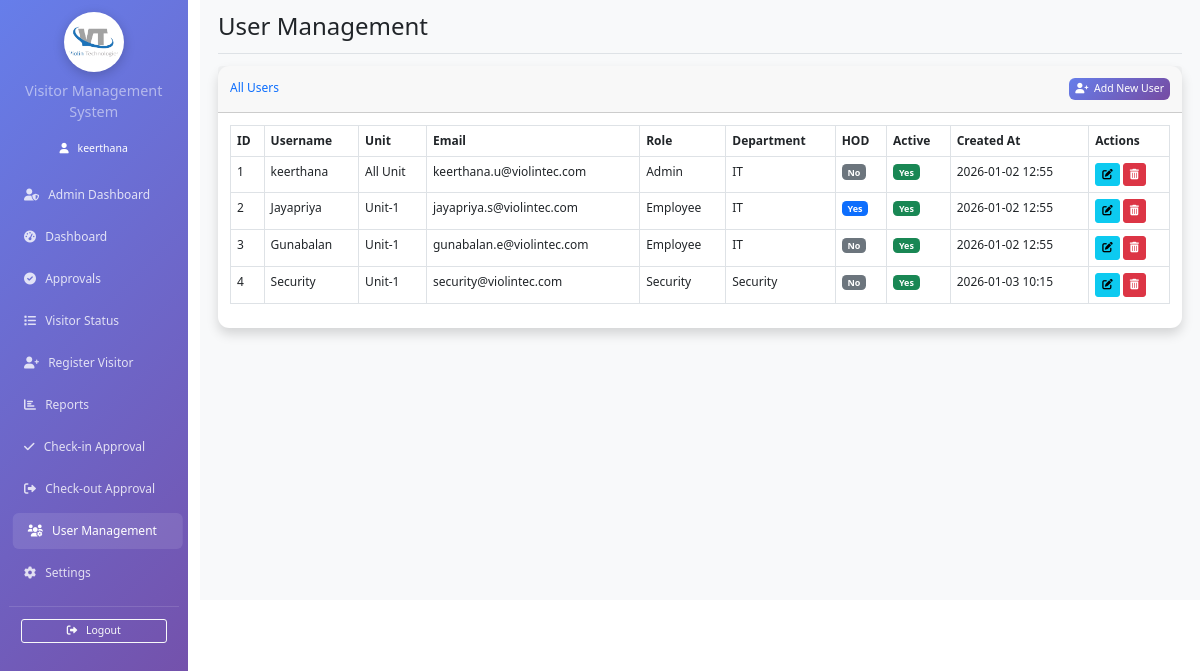
Page /vms/user_management (signed in) on the committed database.
### app.py (models this page shows)
class User(UserMixin, db.Model):
    id = db.Column(db.Integer, primary_key=True)
    employee_id = db.Column(db.String(80), unique=True, nullable=False)
    email = db.Column(db.String(120), unique=True, nullable=False)
    password_hash = db.Column(db.String(255), nullable=False)
    role = db.Column(db.String(20), nullable=False)
    username = db.Column(db.String(100), nullable=False)
    department = db.Column(db.String(100))
    unit = db.Column(db.String(100))
    is_active = db.Column(db.Boolean, default=True)
    created_at = db.Column(db.DateTime, default=lambda: datetime.now(IST_TIMEZONE))
    is_hod = db.Column(db.Boolean, default=False)  # Field to identify HODs

### app.py (the view)
@app.route('/vms/user_management')
@login_required
def user_management():
    if current_user.role != 'admin':
        flash('Access denied!', 'error')
        return redirect(url_for('dashboard',_external=True))
    users = User.query.all()
    return render_template('user_management.html', users=users)

### app.py (called while the page is built)
@login_manager.user_loader
def load_user(user_id):
    return User.query.get(int(user_id))

@app.before_request
def adjust_script_root():
    if request.path.startswith('/vms'):
        request.environ['SCRIPT_NAME'] = '/vms'

@app.after_request
def set_security_headers(response):
    response.headers.setdefault('X-Frame-Options', 'DENY')
    response.headers.setdefault('X-Content-Type-Options', 'nosniff')
    response.headers.setdefault('Referrer-Policy', 'no-referrer')
    response.headers.setdefault('Cache-Control', 'no-store')
    csp = "default-src 'self'; img-src 'self' data:; style-src 'self' 'unsafe-inline' https://cdn.jsdelivr.net https://cdnjs.cloudflare.com; script-src 'self' 'unsafe-inline' https://cdn.jsdelivr.net https://cdnjs.cloudflare.com https://unpkg.com; font-src 'self' https://cdnjs.cloudflare.com;"
    response.headers.setdefault('Content-Security-Policy', csp)
    if request.is_secure:
        response.headers.setdefault('Strict-Transport-Security', 'max-age=63072000; includeSubDomains; preload')
    return response

### templates/user_management.html (shortened to what this page needs)
{% extends "base.html" %}
{% block page_title %}User Management{% endblock %}
{% block content %}
<div class="card shadow mb-4">
    <div class="card-header py-3 d-flex justify-content-between align-items-center">
        <h6 class="m-0 font-weight-bold text-primary">All Users</h6>
        <a href="{{ url_for('add_user') }}" class="btn btn-primary btn-sm">
            <i class="fas fa-user-plus me-1"></i> Add New User
        </a>
    </div>
    <div class="card-body">
        <div class="table-responsive">
            <table class="table table-bordered" id="usersTable" width="100%" cellspacing="0">
                <thead>
                    <tr>
                        <th>ID</th>
                        <th>Username</th>
                        <th>Unit</th>
                        <th>Email</th>
                        <th>Role</th>
                        <th>Department</th>
                        <th>HOD</th>
                        <th>Active</th>
                        <th>Created At</th>
                        <th>Actions</th>
                    </tr>
                </thead>
                <tbody>
                    {% for user in users %}
                    <tr>
                        <td>{{ user.id }}</td>
                        <td>{{ user.username }}</td>
                        <td>{{ user.unit }}</td>
                        <td>{{ user.email }}</td>
                        <td>{{ user.role|title }}</td>
                        <td>{{ user.department or 'N/A' }}</td>
                        <td>
                            {% if user.is_hod %}
                                <span class="badge bg-primary">Yes</span>
                            {% else %}
                                <span class="badge bg-secondary">No</span>
                            {% endif %}
                        </td>
                        <td>
                            {% if user.is_active %}
                                <span class="badge bg-success">Yes</span>
                            {% else %}
                                <span class="badge bg-danger">No</span>
                            {% endif %}
                        </td>
                        <td>{{ user.created_at.strftime('%Y-%m-%d %H:%M') }}</td>
                        <td>
                            <a href="{{ url_for('edit_user', user_id=user.id) }}" class="btn btn-info btn-sm" title="Edit User">
                                <i class="fas fa-edit"></i>
                            </a>
                            <form action="{{ url_for('delete_user', user_id=user.id) }}" method="POST" style="display:inline-block;">
                                <button type="submit" class="btn btn-danger btn-sm" title="Delete User" onclick="return confirm('Are you sure you want to delete this user?');">
                                    <i class="fas fa-trash-alt"></i>
                                </button>
                            </form>
                        </td>
                    </tr>
                    {% endfor %}
                </tbody>
            </table>
        </div>
    </div>
</div>
{% endblock %}

### templates/base.html (shortened to what this page needs)
<!DOCTYPE html>
<html lang="en">
<head>
    <link href="{{ url_for('static', filename='vendor/bootstrap/css/bootstrap.min.css') }}" rel="stylesheet">
    <link href="{{ url_for('static', filename='vendor/fontawesome/css/all.min.css') }}" rel="stylesheet">
    <link href="{{ url_for('static', filename='vendor/select2/css/select2.min.css') }}" rel="stylesheet" />
</head>
<body>
    {% if current_user.is_authenticated %}
    <div class="container-fluid">
        <div class="row">
            <nav class="col-md-3 col-lg-2 d-md-block sidebar collapse">
                <div class="position-sticky pt-3">
                    <div class="text-center mb-4">
                        <img src="{{ url_for('static', filename='logo.png') }}" alt="Company Logo" style="width: 80px; height: 80px; border-radius: 50%; object-fit: contain; margin: 0 auto 10px auto; display: block; background-color: white; box-shadow: 0 4px 15px rgba(0,0,0,0.2); padding: 5px;">
                        <p class="text-white-50 sidebar-system-title mb-0">Visitor Management System</p>
                    </div>
                    {% if current_user.is_authenticated %}
                    <div class="text-center mb-4">
                        <div class="text-white small">
                            <i class="fas fa-user me-2"></i> {{ current_user.username }}
                        </div>
                    </div>
                    {% endif %}
                    <ul class="nav flex-column">
                        {% if current_user.role == 'admin' %}
                         <li class="nav-item">
                            <a class="nav-link {% if request.endpoint == 'admin_dashboard' %}active{% endif %}" href="{{ url_for('admin_dashboard') }}">
                                <i class="fas fa-user-shield me-2"></i> Admin Dashboard
                            </a>
                        </li>
                        {% endif %}
                        {% if current_user.role in ['admin', 'security', 'employee'] %}
                        <li class="nav-item">
                            <a class="nav-link {% if request.endpoint == 'dashboard' %}active{% endif %}" href="{{ url_for('dashboard') }}">
                                <i class="fas fa-tachometer-alt me-2"></i> Dashboard
                            </a>
                        </li>
                        <li class="nav-item">
                            <a class="nav-link {% if request.endpoint == 'approval_dashboard' %}active{% endif %}" href="{{ url_for('approval_dashboard') }}">
                                <i class="fas fa-check-circle me-2"></i> Approvals
                            </a>
                        </li>
                        <li class="nav-item">
                            <a class="nav-link {% if request.endpoint == 'visitor_status' %}active{% endif %}" href="{{ url_for('visitor_status') }}">
                                <i class="fas fa-list me-2"></i> Visitor Status
                            </a>
                        </li>
                        <li class="nav-item">
                            <a class="nav-link {% if request.endpoint == 'register_visitor' %}active{% endif %}" href="{{ url_for('register_visitor') }}">
                                <i class="fas fa-user-plus me-2"></i> Register Visitor
                            </a>
                        </li>
                        <li class="nav-item">
                            <a class="nav-link {% if request.endpoint == 'reports' %}active{% endif %}" href="{{ url_for('reports') }}">
                                <i class="fas fa-chart-bar me-2"></i> Reports
                            </a>
                        </li>
                        {% endif %}
                         {% if current_user.role in ['admin', 'security'] %}
                        <li class="nav-item">
                            <a class="nav-link {% if request.endpoint == 'check_in_approval' %}active{% endif %}" href="{{ url_for('check_in_approval') }}">
                                <i class="fas fa-check me-2"></i> Check-in Approval
                            </a>
                        </li>
                        <li class="nav-item">
                            <a class="nav-link {% if request.endpoint == 'check_out_approval' %}active{% endif %}" href="{{ url_for('check_out_approval') }}">
                                <i class="fas fa-sign-out-alt me-2"></i> Check-out Approval
                            </a>
                        </li>
                        {% endif %}
                        {% if current_user.role == 'admin' %}
                        <li class="nav-item">
                            <a class="nav-link {% if request.endpoint == 'user_management' %}active{% endif %}" href="{{ url_for('user_management') }}">
                                <i class="fas fa-users-cog me-2"></i> User Management
                            </a>
                        </li>
                        <li class="nav-item">
                            <a class="nav-link {% if request.endpoint == 'settings' %}active{% endif %}" href="{{ url_for('settings') }}">
                                <i class="fas fa-cog me-2"></i> Settings
                            </a>
                        </li>
                    </ul>
                    {% endif %}
                    <hr class="text-white-50">
                    <div class="px-3">
                        <a href="{{ url_for('logout') }}" class="btn btn-outline-light btn-sm w-100">
                            <i class="fas fa-sign-out-alt me-2"></i> Logout
                        </a>
                    </div>
                </div>
            </nav>
            <main class="col-md-9 ms-sm-auto col-lg-10 px-md-4 main-content" style="margin-left: 250px;">
                <div class="d-flex justify-content-between flex-wrap flex-md-nowrap align-items-center pt-3 pb-2 mb-3 border-bottom">
                    <h1 class="h2">{% block page_title %}{% endblock %}</h1>
                </div>
                {% block content %}{% endblock %}
            </main>
        </div>
    </div>
    {% else %}
        {% block auth_content %}{% endblock %}
    {% endif %}
</body>
</html>

### templates/base.html (style rules this page uses)
.sidebar { position: fixed; top: 0; left: 0; bottom: 0; z-index: 1000; min-height: 100vh; background: linear-gradient(135deg, #667eea 0%, #764ba2 100%); width: 250px; overflow-y: auto; }
.sidebar .nav-link { color: rgba(255,255,255,0.8); padding: 12px 20px; margin: 4px 0; border-radius: 8px; transition: all 0.3s ease; }
.sidebar .nav-link:hover, .sidebar .nav-link.active { color: white; background: rgba(255,255,255,0.1); transform: translateX(5px); }
.main-content { background-color: #f8f9fa; min-height: 100vh; }
.card { border: none; border-radius: 15px; box-shadow: 0 4px 6px rgba(0,0,0,0.1); transition: transform 0.3s ease; }
.btn-primary { background: linear-gradient(135deg, #667eea 0%, #764ba2 100%); border: none; border-radius: 8px; }
.sidebar-system-title { font-size: 1.2rem; font-weight: normal; }
body { zoom: 0.75; }
.sidebar, .navbar, .main-content .d-flex.justify-content-between, .alert, .card-header .btn-group, .card-header .btn { display: none !important; }
.main-content { margin-left: 0 !important; padding: 0 !important; }
.container-fluid .row { display: block !important; }
.col-md-9.ms-sm-auto.col-lg-10.px-md-4 { width: 100% !important; max-width: 100% !important; flex: none !important; }
.card { box-shadow: none !important; border: 1px solid #ccc !important; }
.card-body { padding: 0 !important; }
.table-responsive { overflow-x: visible !important; }
table { width: 100%; border-collapse: collapse; }
th, td { border: 1px solid #ddd; padding: 8px; text-align: left; }
thead { display: table-header-group; }
tr { page-break-inside: avoid; }

### rows in the picture
User: username "keerthana", id "1", unit "All Unit", email "keerthana.u@violintec.com", role "Admin", department "IT", is_hod "No", is_active "Yes", created_at "2026-01-02 12:55"
User: id "2", username "Jayapriya", unit "Unit-1", email "jayapriya.s@violintec.com", role "Employee", department "IT", is_hod "Yes", is_active "Yes", created_at "2026-01-02 12:55"
User: id "3", username "Gunabalan", unit "Unit-1", email "gunabalan.e@violintec.com", role "Employee", department "IT", is_hod "No", is_active "Yes", created_at "2026-01-02 12:55"
User: id "4", username "Security", unit "Unit-1", email "security@violintec.com", role "Security", department "Security", is_hod "No", is_active "Yes", created_at "2026-01-03 10:15"
